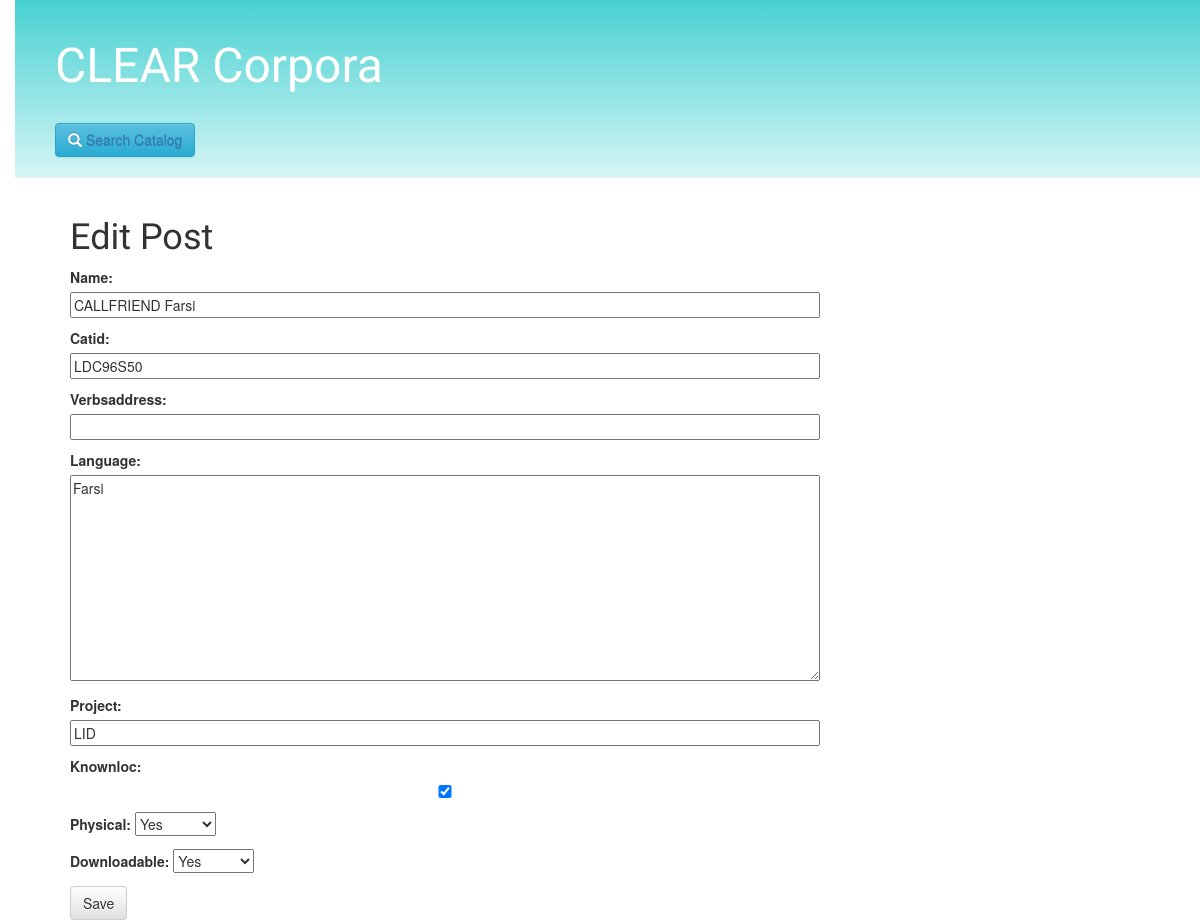
Before: /post/950/edit/ with the older database file.
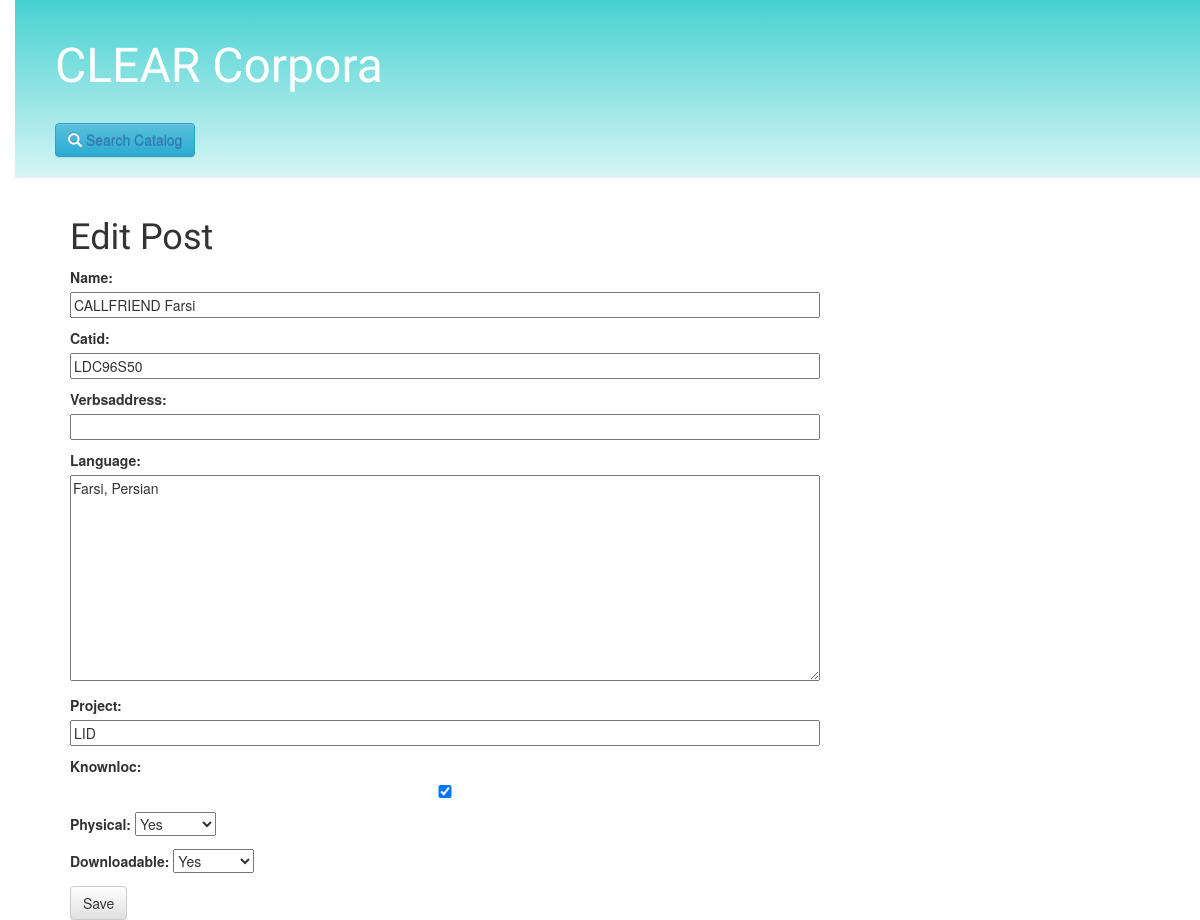
After: the same page with the newer database file.
### corpusbank/models.py (models this page shows)
class Corpusobject(models.Model):
    catid = models.CharField(max_length=30)
    name = models.CharField(max_length=100)
    knownloc = models.BooleanField()
    physical = models.NullBooleanField()
    verbsaddress = models.CharField(max_length=200, blank=True)
    downloadable = models.NullBooleanField()
    project = models.CharField(max_length=50, blank=True)
    corpustype = models.CharField(max_length=50, blank=True)
    language = models.TextField(blank=True)

### corpusbank/views.py (the view)
# urls.py: url(r'^post/(?P<pk>\d+)/edit/$', views.post_edit, name='post_edit'),
def post_edit(request, pk):
    post = get_object_or_404(Corpusobject, pk=pk)
    if request.method == "POST":
        form = PostForm(request.POST, instance=post)
        if form.is_valid():
            post = form.save(commit=False)
            post.save()
            return redirect('post_detail', pk=post.pk)
    else:
        form = PostForm(instance=post)
    return render(request, 'corpusbank/post_edit.html', {'form': form})

### corpusbank/forms.py
class PostForm(forms.ModelForm):
    class Meta:
        model = Corpusobject
        fields = ('name', 'catid', 'verbsaddress', 'language', 'project', 'knownloc', 'physical', 'downloadable', 'project')

### corpusbank/templates/corpusbank/post_edit.html
{% extends 'corpusbank/base.html' %}
{% block content %}
    <h1>Edit Post</h1>
    <form method="POST" class="post-form">{% csrf_token %}
        {{ form.as_p }}
        <button type="submit" class="save btn btn-default">Save</button>
    </form>
{% endblock %}

Changed rows visible on the page:
changed Corpusobject "CALLFRIEND Farsi": language "Farsi" → "Farsi, Persian"
